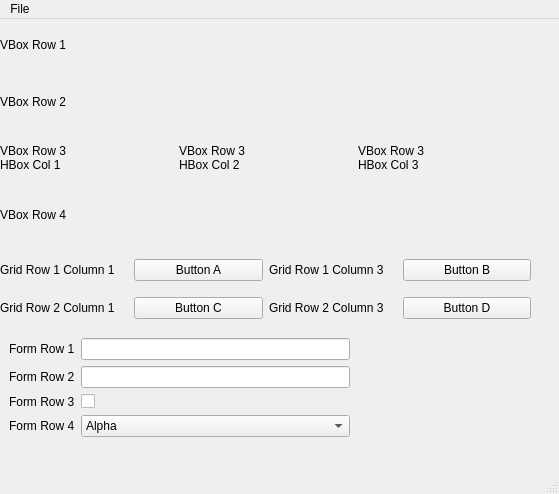
<?xml version="1.0" encoding="UTF-8"?>
<ui version="4.0">
 <class>Layouts</class>
 <widget class="QMainWindow" name="Layouts">
  <property name="geometry">
   <rect>
    <x>0</x>
    <y>0</y>
    <width>559</width>
    <height>494</height>
   </rect>
  </property>
  <property name="windowTitle">
   <string>Layouts</string>
  </property>
  <widget class="QWidget" name="centralwidget">
   <widget class="QWidget" name="verticalLayoutWidget">
    <property name="geometry">
     <rect>
      <x>0</x>
      <y>0</y>
      <width>531</width>
      <height>221</height>
     </rect>
    </property>
    <layout class="QVBoxLayout" name="verticalLayout">
     <item>
      <widget class="QLabel" name="label">
       <property name="text">
        <string>VBox Row 1</string>
       </property>
      </widget>
     </item>
     <item>
      <widget class="QLabel" name="label_2">
       <property name="text">
        <string>VBox Row 2</string>
       </property>
      </widget>
     </item>
     <item>
      <layout class="QHBoxLayout" name="horizontalLayout">
       <item>
        <widget class="QLabel" name="label_6">
         <property name="text">
          <string>&lt;html&gt;&lt;head/&gt;&lt;body&gt;&lt;p&gt;VBox Row 3&lt;br/&gt;HBox Col 1&lt;/p&gt;&lt;/body&gt;&lt;/html&gt;</string>
         </property>
        </widget>
       </item>
       <item>
        <widget class="QLabel" name="label_7">
         <property name="text">
          <string>VBox Row 3
HBox Col 2</string>
         </property>
        </widget>
       </item>
       <item>
        <widget class="QLabel" name="label_4">
         <property name="text">
          <string>VBox Row 3
HBox Col 3</string>
         </property>
        </widget>
       </item>
      </layout>
     </item>
     <item>
      <widget class="QLabel" name="label_3">
       <property name="text">
        <string>VBox Row 4</string>
       </property>
      </widget>
     </item>
    </layout>
   </widget>
   <widget class="QWidget" name="gridLayoutWidget">
    <property name="geometry">
     <rect>
      <x>0</x>
      <y>230</y>
      <width>531</width>
      <height>80</height>
     </rect>
    </property>
    <layout class="QGridLayout" name="gridLayout">
     <item row="1" column="2">
      <widget class="QLabel" name="label_12">
       <property name="text">
        <string>Grid Row 2 Column 3</string>
       </property>
      </widget>
     </item>
     <item row="0" column="0">
      <widget class="QLabel" name="label_8">
       <property name="text">
        <string>Grid Row 1 Column 1</string>
       </property>
      </widget>
     </item>
     <item row="0" column="2">
      <widget class="QLabel" name="label_11">
       <property name="text">
        <string>Grid Row 1 Column 3</string>
       </property>
      </widget>
     </item>
     <item row="1" column="0">
      <widget class="QLabel" name="label_9">
       <property name="text">
        <string>Grid Row 2 Column 1</string>
       </property>
      </widget>
     </item>
     <item row="1" column="1">
      <widget class="QPushButton" name="pushButton_2">
       <property name="text">
        <string>Button C</string>
       </property>
      </widget>
     </item>
     <item row="0" column="1">
      <widget class="QPushButton" name="pushButton">
       <property name="text">
        <string>Button A</string>
       </property>
      </widget>
     </item>
     <item row="0" column="3">
      <widget class="QPushButton" name="pushButton_3">
       <property name="text">
        <string>Button B</string>
       </property>
      </widget>
     </item>
     <item row="1" column="3">
      <widget class="QPushButton" name="pushButton_4">
       <property name="text">
        <string>Button D</string>
       </property>
      </widget>
     </item>
    </layout>
   </widget>
   <widget class="QWidget" name="formLayoutWidget">
    <property name="geometry">
     <rect>
      <x>9</x>
      <y>319</y>
      <width>341</width>
      <height>131</height>
     </rect>
    </property>
    <layout class="QFormLayout" name="formLayout">
     <item row="0" column="0">
      <widget class="QLabel" name="label_5">
       <property name="text">
        <string>Form Row 1</string>
       </property>
      </widget>
     </item>
     <item row="0" column="1">
      <widget class="QLineEdit" name="lineEdit"/>
     </item>
     <item row="1" column="0">
      <widget class="QLabel" name="label_10">
       <property name="text">
        <string>Form Row 2</string>
       </property>
      </widget>
     </item>
     <item row="1" column="1">
      <widget class="QLineEdit" name="lineEdit_2"/>
     </item>
     <item row="2" column="0">
      <widget class="QLabel" name="label_13">
       <property name="text">
        <string>Form Row 3</string>
       </property>
      </widget>
     </item>
     <item row="3" column="0">
      <widget class="QLabel" name="label_14">
       <property name="text">
        <string>Form Row 4</string>
       </property>
      </widget>
     </item>
     <item row="2" column="1">
      <widget class="QCheckBox" name="checkBox">
       <property name="text">
        <string/>
       </property>
      </widget>
     </item>
     <item row="3" column="1">
      <widget class="QComboBox" name="comboBox">
       <item>
        <property name="text">
         <string>Alpha</string>
        </property>
       </item>
       <item>
        <property name="text">
         <string>Beta</string>
        </property>
       </item>
       <item>
        <property name="text">
         <string>Gamma</string>
        </property>
       </item>
      </widget>
     </item>
    </layout>
   </widget>
  </widget>
  <widget class="QMenuBar" name="menubar">
   <property name="geometry">
    <rect>
     <x>0</x>
     <y>0</y>
     <width>559</width>
     <height>22</height>
    </rect>
   </property>
   <widget class="QMenu" name="menuFile">
    <property name="title">
     <string>File</string>
    </property>
    <addaction name="actionQuit"/>
   </widget>
   <addaction name="menuFile"/>
  </widget>
  <widget class="QStatusBar" name="statusbar"/>
  <action name="actionQuit">
   <property name="text">
    <string>Quit</string>
   </property>
  </action>
 </widget>
 <resources/>
 <connections>
  <connection>
   <sender>actionQuit</sender>
   <signal>triggered()</signal>
   <receiver>Layouts</receiver>
   <slot>close()</slot>
   <hints>
    <hint type="sourcelabel">
     <x>-1</x>
     <y>-1</y>
    </hint>
    <hint type="destinationlabel">
     <x>216</x>
     <y>247</y>
    </hint>
   </hints>
  </connection>
 </connections>
</ui>
